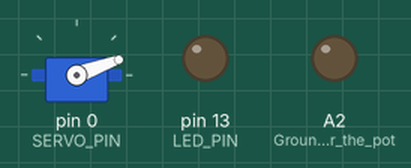
Simulated run of this sketch. Board: Arduino Pro Mini, built with avr-gcc and run on an emulated ATmega328P. Shown: servo, output pins drawn as LEDs (lit = HIGH).

Above: at 0.1 s.
At 1.1 s:
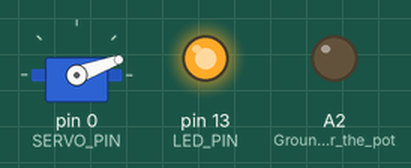
At 30.8 s:
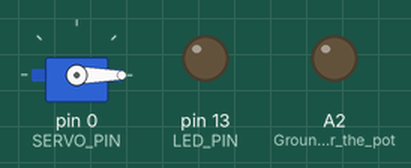
Timing chart, 0 to 40.0 s (numbered marks = the images above):
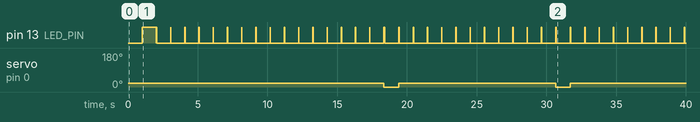

Measured:
- by itself, pin 13 (LED_PIN): goes HIGH 1.0 s, LOW 0.02 s, 16 × (HIGH 0.02 s, LOW 1.0 s), HIGH 0.06 s, 21 × (LOW 1.0 s, HIGH 0.04 s), then LOW
- by itself, servo on pin 0 (SERVO_PIN): alternates 20° for 11.2 s and 0° for 1.1 s

The sketch:

servoFinger.ino
```cpp
#include <Servo.h>
#include "LowPower.h"

//
// The sketch emulates time-based finger press with use of a servo
// It uses a potentiometer to adjust the time interval between presses
// The Arduino Pro mini is used and to minimize connections the pot is connected
// to VCC, A3 and A2 (all the pins are close to each other), so A2 serves as GND
// after pin config
// servo is connected to SERVO_PIN which is recommended to be D0, beause the servo
// is pluged to programming (UART) port to have GND, VCC and PWM pin on it
//

#define LOW_POWER

//#define DEBUG

#define SMAX        0   // servo angle (max), [deg]
#define SMIN        20  // servo angle (min), [deg]
#define TMIN        10  // minimum time period between 'finger' clicks, [second]
#define TMAX        20  // maximum time period between 'finger' clicks, [second]
#define SRV_ON_TIME 2   // click time, [second]

#ifdef DEBUG
  #define SERVO_PIN 8
#else
  #define SERVO_PIN 0
#endif

#define LED_PIN     13

Servo myservo;   // create servo object to control a servo

int potpin = 3;  // analog pin used to connect the potentiometer
int val;         // variable to read the value from the analog pin

uint8_t mode = 0;
long now_prev = 0;
uint16_t sec = 0;
bool sleep = false;

void software_Reset() // Restarts program from beginning but does not reset the peripherals and registers
{
  mode = 0;
  now_prev = 0;
  sec = 0;
  sleep = true;
  asm volatile ("  jmp 0");
}


void setup() {
  myservo.attach(SERVO_PIN);            // attaches the servo on pin
  val = analogRead(potpin);             // reads the value of the potentiometer (value between 0 and 1023)
  val = map(val, 0, 1023, TMIN, TMAX);
  myservo.write(SMIN);                  // sets the servo position according to the scaled value
  pinMode(A2, OUTPUT);                  // Ground pin for the pot
  digitalWrite(A2, LOW);
  pinMode(LED_PIN, OUTPUT);             // LED
#ifdef DEBUG
  Serial.begin(115200);
#endif
}

void loop() {
  long now = millis();

#ifdef DEBUG
  Serial.print(val);
  Serial.print("\t");
  Serial.print(sec);
  Serial.print("\t");
  Serial.println(mode);
#endif

switch(mode)
{
  case 0: //Move to start position
    sleep = false;
    myservo.write(SMIN);
    if(sec >= SRV_ON_TIME)
    {
      sleep = true;
      mode = 1;
      sec = 0;
    }
  break;
  case 1: //Waiting
    #ifdef LOW_POWER
      myservo.detach();
    #endif
    if(sec >= val)
    {
      mode = 2;
      sec = 0;
    }
  break;
  case 2: //Moving to end
    #ifdef LOW_POWER
      myservo.attach(SERVO_PIN);
    #endif
    myservo.write(SMAX);
    sleep = false;
    if(sec >= SRV_ON_TIME)
    {
      sec = 0;
      mode = 3;
    }
  break;
  case 3: //Reinit
    sleep = true;
    //software_Reset(); //call reset
    val = map(val, 0, 1023, TMIN, TMAX);
    mode = 0;
  break;
  }

if(sleep)
{
  sec++;
  digitalWrite(LED_PIN, HIGH);
}
else
{
  if(now - now_prev > 1000) //second
  {
    digitalWrite(LED_PIN, !digitalRead(13));
    now_prev = now;
    sec++;
  }
}

  delay(20);
#ifdef LOW_POWER
  if(sleep)
  {
    digitalWrite(LED_PIN, LOW);
    LowPower.powerDown(SLEEP_1S, ADC_OFF, BOD_OFF);
  }
#endif
}
```
